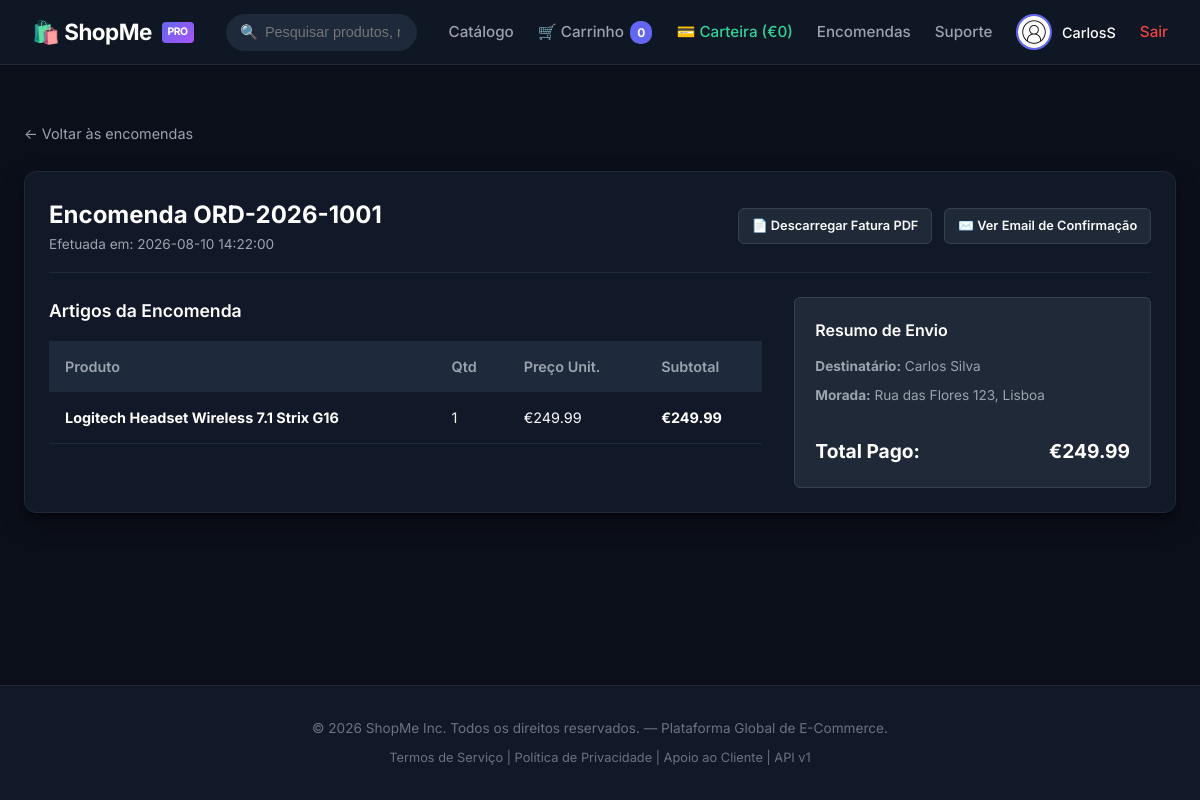
/orders/1 (signed in), run on the app's committed database.
### tables this page shows
CREATE TABLE orders (
    id INT AUTO_INCREMENT PRIMARY KEY,
    order_number VARCHAR(50) NOT NULL,
    user_id INT NOT NULL,
    customer_name VARCHAR(150) NOT NULL,
    shipping_address TEXT NOT NULL,
    total_amount DECIMAL(10,2) NOT NULL,
    coupon_code VARCHAR(50) NULL,
    status VARCHAR(50) DEFAULT 'completed',
    created_at DATETIME DEFAULT CURRENT_TIMESTAMP,
    FOREIGN KEY (user_id) REFERENCES users(id) ON DELETE CASCADE
);

CREATE TABLE order_items (
    id INT AUTO_INCREMENT PRIMARY KEY,
    order_id INT NOT NULL,
    product_id INT NOT NULL,
    product_name VARCHAR(200) NOT NULL,
    quantity INT NOT NULL,
    unit_price DECIMAL(10,2) NOT NULL,
    FOREIGN KEY (order_id) REFERENCES orders(id) ON DELETE CASCADE
);

### src/App/helpers.php (called while the page is built, shortened)
<?php
    if (!function_exists('App\Controllers\require_read_view')) {
        function require_read_view(string $viewPath, array $data = []): void {
            extract($data);
            require_once __DIR__ . '/../../' . $viewPath;
        }
    }

### src/App/Controllers/OrderController.php (called while the page is built, shortened)
<?php
class OrderController {
    public function detail(string $id): void {
        $order = Order::findById((int)$id);
        require_read_view('views/orders/detail.php', ['order' => $order]);
    }
}

### public/index.php (called while the page is built, shortened)
<?php
require_once __DIR__ . '/../src/App/helpers.php';
$router = new Router();
$router->get('/login', [AuthController::class, 'showLogin']);
$router->post('/login', [AuthController::class, 'login']);
$router->get('/login/corporate', [AuthController::class, 'showCorporateLogin']);
$router->post('/login/corporate', [AuthController::class, 'corporateLogin']);
$router->get('/mfa', [\App\Controllers\MfaController::class, 'showMfa']);
$router->post('/mfa/verify', [\App\Controllers\MfaController::class, 'verify']);
$router->get('/register', [AuthController::class, 'showRegister']);
$router->post('/register', [AuthController::class, 'register']);
$router->get('/reset-password', [AuthController::class, 'showResetPassword']);
$router->post('/reset-password', [AuthController::class, 'requestResetPassword']);
$router->get('/logout', [AuthController::class, 'logout']);
$router->get('/auth/oauth/login', [\App\Controllers\OAuthController::class, 'login']);
$router->post('/api/v1/oauth/token', [\App\Controllers\OAuthController::class, 'token']);
$router->get('/wallet', [\App\Controllers\WalletController::class, 'index']);
$router->post('/wallet/transfer', [\App\Controllers\WalletController::class, 'transfer']);
$router->get('/legacy/catalog/search', [\App\Controllers\LegacyCatalogController::class, 'search']);
$router->post('/orders/refund', [OrderController::class, 'refund']);
$router->get('/', [ProductController::class, 'index']);
$router->get('/products', [ProductController::class, 'index']);
$router->get('/products/{id}', [ProductController::class, 'detail']);
$router->post('/products/review', [ProductController::class, 'addReview']);
$router->get('/cart', [CartController::class, 'showCart']);
$router->post('/cart/add', [CartController::class, 'add']);
$router->post('/cart/apply-coupon', [CartController::class, 'applyCoupon']);
$router->post('/checkout', [CartController::class, 'checkout']);
$router->get('/profile', [ProfileController::class, 'index']);
$router->post('/profile/update', [ProfileController::class, 'updateProfile']);
$router->post('/profile/avatar', [ProfileController::class, 'uploadAvatar']);
$router->post('/profile/preferences', [ProfileController::class, 'savePreferences']);
$router->get('/orders', [OrderController::class, 'index']);
$router->get('/orders/{id}', [OrderController::class, 'detail']);
$router->get('/orders/invoice/download', [OrderController::class, 'downloadInvoice']);
$router->get('/orders/email/template', [OrderController::class, 'viewTemplate']);
$router->get('/support', [SupportController::class, 'index']);
$router->get('/support/{id}', [SupportController::class, 'detail']);
$router->post('/support/create', [SupportController::class, 'create']);
$router->post('/support/reply', [SupportController::class, 'reply']);
$router->get('/admin', [AdminController::class, 'dashboard']);
$router->get('/admin/dashboard', [AdminController::class, 'dashboard']);
$router->get('/admin/products', [AdminController::class, 'products']);
$router->post('/admin/products/add', [AdminController::class, 'addProduct']);
$router->post('/admin/products/import-xml', [AdminController::class, 'importXml']);
$router->post('/admin/users/delete', [AdminController::class, 'deleteUser']);
$router->get('/admin/users/delete', [AdminController::class, 'deleteUser']);
$router->post('/admin/reports/generate', [AdminController::class, 'generateReport']);
$router->get('/admin/reports/user', [AdminController::class, 'userReport']);
$router->get('/admin/logs', [AdminController::class, 'logs']);
$router->get('/api/v1/external/check-price', [ExternalApiController::class, 'checkPrice']);
$router->post('/api/v1/external/check-price', [ExternalApiController::class, 'checkPrice']);
$router->get('/api/v1/products', [ApiProductController::class, 'index']);
$router->get('/api/v1/products/{id}', [ApiProductController::class, 'detail']);
$router->get('/api/v1/orders/{id}', [ApiOrderController::class, 'detail']);
$router->get('/api/v1/users/{id}', [ApiUserController::class, 'detail']);
$router->put('/api/v1/users/{id}', [ApiUserController::class, 'update']);
$router->patch('/api/v1/users/{id}', [ApiUserController::class, 'update']);
$router->dispatch($_SERVER['REQUEST_METHOD'], $_SERVER['REQUEST_URI']);

### src/App/Models/Order.php (called while the page is built, shortened)
<?php
class Order {
    public static function findById(int $id): ?array {
        $db = Database::getPDO();
        $stmt = $db->prepare("SELECT * FROM orders WHERE id = :id");
        $stmt->execute(['id' => $id]);
        $order = $stmt->fetch(PDO::FETCH_ASSOC);
        $itemsStmt = $db->prepare("SELECT * FROM order_items WHERE order_id = :order_id");
        $itemsStmt->execute(['order_id' => $id]);
        $order['items'] = $itemsStmt->fetchAll(PDO::FETCH_ASSOC);
        return $order;
    }
}

### views/orders/detail.php (the view)
<?php require __DIR__ . '/../layouts/header.php'; ?>
<div style="margin-bottom: 1.5rem;">
    <a href="/orders" style="color: var(--text-secondary); font-size: 0.9rem;">&larr; Voltar às encomendas</a>
</div>
<div class="card">
    <div style="display: flex; justify-content: space-between; align-items: center; border-bottom: 1px solid var(--border-color); padding-bottom: 1rem; margin-bottom: 1.5rem;">
        <div>
            <h1 style="font-size: 1.5rem; font-weight: 700; color: #fff;">
                Encomenda <?= htmlspecialchars($order['order_number']) ?>
            </h1>
            <p style="color: var(--text-secondary); font-size: 0.85rem;">Efetuada em: <?= htmlspecialchars($order['created_at']) ?></p>
        </div>
        <div style="display: flex; gap: 0.75rem;">
            <a href="/orders/invoice/download?file=invoice_<?= $order['id'] ?>.pdf" class="btn btn-secondary btn-sm">
                📄 Descarregar Fatura PDF
            </a>
            <a href="/orders/email/template?tpl=order_confirmation.php" class="btn btn-secondary btn-sm" target="_blank">
                ✉️ Ver Email de Confirmação
            </a>
        </div>
    </div>
    <div style="display: grid; grid-template-columns: 2fr 1fr; gap: 2rem;">
        <div>
            <h3 style="font-size: 1.1rem; font-weight: 600; color: #fff; margin-bottom: 1rem;">Artigos da Encomenda</h3>
            <table class="table">
                <thead>
                    <tr>
                        <th>Produto</th>
                        <th>Qtd</th>
                        <th>Preço Unit.</th>
                        <th>Subtotal</th>
                    </tr>
                </thead>
                <tbody>
                    <?php foreach ($order['items'] as $item): ?>
                        <tr>
                            <td><strong style="color: #fff;"><?= htmlspecialchars($item['product_name']) ?></strong></td>
                            <td><?= $item['quantity'] ?></td>
                            <td>€<?= number_format($item['unit_price'], 2) ?></td>
                            <td><strong style="color: #fff;">€<?= number_format($item['unit_price'] * $item['quantity'], 2) ?></strong></td>
                        </tr>
                    <?php endforeach; ?>
                </tbody>
            </table>
        </div>
        <div>
            <div style="background: var(--bg-card-hover); padding: 1.25rem; border-radius: var(--radius-sm); border: 1px solid var(--border-light);">
                <h3 style="font-size: 1rem; font-weight: 600; color: #fff; margin-bottom: 0.75rem;">Resumo de Envio</h3>
                <p style="font-size: 0.85rem; color: var(--text-secondary); margin-bottom: 0.5rem;">
                    <strong>Destinatário:</strong> <?= htmlspecialchars($order['customer_name']) ?>
                </p>
                <p style="font-size: 0.85rem; color: var(--text-secondary); margin-bottom: 1rem;">
                    <strong>Morada:</strong> <?= htmlspecialchars($order['shipping_address']) ?>
                </p>
                <div style="border-top: 1px solid var(--border-color); padding-top: 0.75rem;">
                    <div style="display: flex; justify-content: space-between; font-size: 1.2rem; font-weight: 700; color: #fff;">
                        <span>Total Pago:</span>
                        <span>€<?= number_format($order['total_amount'], 2) ?></span>
                    </div>
                </div>
            </div>
        </div>
    </div>
</div>
<?php require __DIR__ . '/../layouts/footer.php'; ?>

### src/App/Router.php (shortened to what this page needs)
<?php
class Router {
    private array $routes = [];
    private function addRoute(string $method, string $path, array $handler): void {
        $this->routes[] = [
            'method'  => $method,
            'path'    => $path,
            'handler' => $handler
        ];
    }
    public function dispatch(string $method, string $uri): void {
        $path = parse_url($uri, PHP_URL_PATH);
        foreach ($this->routes as $route) {
            if ($route['method'] !== $method) {
                continue;
            }
            $pattern = preg_replace('/\{([a-zA-Z0-9_]+)\}/', '(?P<\1>[^/]+)', $route['path']);
            $pattern = '#^' . $pattern . '$#';
            if (preg_match($pattern, $path, $matches)) {
                $params = array_filter($matches, 'is_string', ARRAY_FILTER_USE_KEY);
                [$class, $action] = $route['handler'];
                $controller = new $class();
                call_user_func_array([$controller, $action], $params);
                return;
            }
        }
    }
}

### views/layouts/header.php (shortened to what this page needs)
<?php
$currentUser = $_SESSION['user'] ?? null;
$cartCount = isset($_SESSION['cart']) ? count($_SESSION['cart']) : 0;
?>
<!DOCTYPE html>
<html lang="pt-PT">
<head>
    <link rel="stylesheet" href="/static/css/style.css">
</head>
<body>
<header class="navbar">
    <div class="nav-container">
        <a href="/" class="brand-logo">
            🛍️ ShopMe <span class="brand-badge">PRO</span>
        </a>
        <form action="/products" method="GET" class="nav-search">
            <span class="nav-search-icon">🔍</span>
            <input type="text" name="q" placeholder="Pesquisar produtos, marcas ou categorias..." value="<?= htmlspecialchars($_GET['q'] ?? '') ?>">
        </form>
        <ul class="nav-menu">
            <li><a href="/products" class="nav-link">Catálogo</a></li>
            <li><a href="/cart" class="nav-link">🛒 Carrinho <span class="cart-badge"><?= $cartCount ?></span></a></li>
            <?php if ($currentUser): ?>
                <li><a href="/wallet" class="nav-link" style="color: #34d399;">💳 Carteira (€<?= number_format($currentUser['wallet_balance'] ?? 0, 0) ?>)</a></li>
                <li><a href="/orders" class="nav-link">Encomendas</a></li>
                <li><a href="/support" class="nav-link">Suporte</a></li>
                <li>
                    <a href="/profile" class="user-dropdown">
                        <img src="/uploads/avatars/<?= htmlspecialchars($currentUser['avatar'] ?? 'default.png') ?>" alt="Avatar" class="avatar-img" onerror="this.onerror=null; this.src='/uploads/avatars/default.png'">
                        <span style="color: #fff; font-weight: 500; font-size: 0.9rem;"><?= htmlspecialchars($currentUser['display_name'] ?? $currentUser['full_name']) ?></span>
                    </a>
                </li>
                <li><a href="/logout" class="nav-link" style="color: var(--danger);">Sair</a></li>
            <?php else: ?>
                <li><a href="/login" class="btn btn-secondary btn-sm">Entrar</a></li>
                <li><a href="/register" class="btn btn-primary btn-sm">Registar</a></li>
            <?php endif; ?>
        </ul>
    </div>
</header>
<div class="main-wrapper">

### views/layouts/footer.php
</div>
<footer class="footer">
    <div style="max-width: 1280px; margin: 0 auto; padding: 0 1.5rem;">
        <p>&copy; <?= date('Y') ?> ShopMe Inc. Todos os direitos reservados. — Plataforma Global de E-Commerce.</p>
        <p style="margin-top: 0.5rem; font-size: 0.8rem; color: var(--text-muted);">
            Termos de Serviço | Política de Privacidade | Apoio ao Cliente | API v1
        </p>
    </div>
</footer>
</body>
</html>

### data on the page
orders: order_number "ORD-2026-1001", created_at "2026-08-10 14:22:00", customer_name "Carlos Silva", shipping_address "Rua das Flores 123, Lisboa", total_amount "249.99"
order_items: product_name "Logitech Headset Wireless 7.1 Strix G16", quantity "1", unit_price "249.99", $item['unit_price']*$item['quantity'] "249.99"
